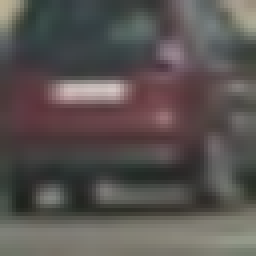
#> input picture dataset/vehicles/GTI_Far/image0139.png, 64 x 64 px (shown 4 times larger); its folder holds only this picture in this run
$ jupyter execute --allow-errors Classifier.ipynb
#> lines starting #> are read from the running program, lines starting #| are printed output that depends on the picture
[cell 1]
import numpy as np
import matplotlib.pyplot as plt
import matplotlib.image as mpimg
from skimage.feature import hog
import glob
import cv2
import pdb
import sklearn
from sklearn.utils import shuffle
from sklearn.cross_validation import train_test_split
from sklearn.svm import LinearSVC
from sklearn import svm, grid_search, datasets
from sklearn.model_selection import GridSearchCV
from sklearn.preprocessing import StandardScaler
import time

[cell 2]
#Load data function used combination data from GTI and KITTI
def loadData():
    images=glob.glob('./dataset/vehicles/GTI_Far/image*.png')
    train_car=[]
    train_not_car=[]
#     all data was read using cv2.imread() to avoid diffrent imge format

    for fname in images:
        img=cv2.imread(fname)
        img=cv2.cvtColor(img,cv2.COLOR_BGR2RGB)
        train_car.append(img)

    images=glob.glob('./dataset/vehicles/GTI_Left/image*.png')
    for fname in images:
        img=cv2.imread(fname)
        img=cv2.cvtColor(img,cv2.COLOR_BGR2RGB)
        train_car.append(img)

    images=glob.glob('./dataset/vehicles/GTI_Right/image*.png')

    for fname in images:
        img=cv2.imread(fname)
        img=cv2.cvtColor(img,cv2.COLOR_BGR2RGB)
        train_car.append(img)


    images=glob.glob('./dataset/vehicles/MiddleClose/image*.png')
    for fname in images:
        img=cv2.imread(fname)
        img=cv2.cvtColor(img,cv2.COLOR_BGR2RGB)
        train_car.append(img)


    images=glob.glob('./dataset/vehicles/KITTI_extracted/*.png')
    for fname in images:
        img=cv2.imread(fname)
        img=cv2.cvtColor(img,cv2.COLOR_BGR2RGB)
        train_car.append(img)


    images=glob.glob('./dataset/non-vehicles/GTI/image*.png')
    for fname in images:
        img=cv2.imread(fname)
        img=cv2.cvtColor(img,cv2.COLOR_BGR2RGB)
        train_not_car.append(img)


    images=glob.glob('./dataset/non-vehicles/Extras/extra*.png')
    for fname in images:
        img=cv2.imread(fname)
        img=cv2.cvtColor(img,cv2.COLOR_BGR2RGB)
        train_not_car.append(img)


    return (train_car,train_not_car)

[cell 3]
from mpl_toolkits.mplot3d import Axes3D
# this function to draw color space in 3D
def plot3d(pixels, colors_rgb,
        axis_labels=list("RGB"), axis_limits=[(0, 255), (0, 255), (0, 255)]):
    """Plot pixels in 3D."""

    # Create figure and 3D axes
    fig = plt.figure(figsize=(8, 8))
    ax = Axes3D(fig)

    # Set axis limits
    ax.set_xlim(*axis_limits[0])
    ax.set_ylim(*axis_limits[1])
    ax.set_zlim(*axis_limits[2])

    # Set axis labels and sizes
    ax.tick_params(axis='both', which='major', labelsize=14, pad=8)
    ax.set_xlabel(axis_labels[0], fontsize=16, labelpad=16)
    ax.set_ylabel(axis_labels[1], fontsize=16, labelpad=16)
    ax.set_zlabel(axis_labels[2], fontsize=16, labelpad=16)

    # Plot pixel values with colors given in colors_rgb
    ax.scatter(
        pixels[:, :, 0].ravel(),
        pixels[:, :, 1].ravel(),
        pixels[:, :, 2].ravel(),
        c=colors_rgb.reshape((-1, 3)), edgecolors='none')

    return ax  # return Axes3D object for further manipulatio

[cell 4]
def bin_spatial(img, size=(32,32)):
    # binning spatial feature with size (16X16) to reduce computation
    color1 = cv2.resize(img[:,:,0], size).ravel()
    color2 = cv2.resize(img[:,:,1], size).ravel()
    color3 = cv2.resize(img[:,:,2], size).ravel()

    return np.hstack((color1, color2, color3))

[cell 5]
def HistofClolor(img,nbins=32, bins_range=(0, 255)):
#     Color feature histogram
#     hist_features=[]
    yhist=np.histogram(img[:,:,0], bins=32, range=(0, 255))
    crhist=np.histogram(img[:,:,1], bins=32, range=(0, 255))
    cbhist=np.histogram(img[:,:,2], bins=32, range=(0, 255))
    hist_features= np.concatenate((yhist[0], crhist[0], cbhist[0])) #concatinate color features
    return hist_features

[cell 6]
def get_hog_features(img_channel, orient, pix_per_cell, cell_per_block, vis=False, feature_vec=False,ch=3):

#     extracting Hog feature from gray scal image (for single channel) to reduce computation
# the commetted lines for extracting Hog for 3 three channels
    features_data = []
    if  ch==3:
#         img=cv2.cvtColor(imgo,cv2.COLOR_RGB2GRAY)  #conver to gray
        ch_0=imgo[:,:,0]
        ch_1=imgo[:,:,1]
        ch_2=imgo[:,:,2]

#         plt.imshow(img)
#         plt.show()

        # Use skimage.hog() to get both features and a visualization
        features_0 = hog(ch_0, orientations=orient,
                                  pixels_per_cell=(pix_per_cell, pix_per_cell)
                                  , cells_per_block=(cell_per_block, cell_per_block),
                                  visualise=vis, feature_vector=feature_vec)
# [4 lines of commented-out code are left out]


        features_1 = hog(ch_1, orientations=orient,
                                  pixels_per_cell=(pix_per_cell, pix_per_cell)
                                  , cells_per_block=(cell_per_block, cell_per_block),
                                  visualise=vis, feature_vector=feature_vec)
#         plt.imshow(imagehog)
#         plt.show()
# #

        features_2 = hog(ch_2, orientations=orient,
                                  pixels_per_cell=(pix_per_cell, pix_per_cell)
                                  , cells_per_block=(cell_per_block, cell_per_block),
                                  visualise=vis, feature_vector=feature_vec)
# [6 lines of commented-out code are left out]
        features_data.append(features_0)
        features_data.append(features_1)
        features_data.append(features_2)


#         features_data.append(np.hstack((features_0,features_1,features_2)))
#         features_data = np.ravel(features_data)
#         features_data.append(features_0)  # appending Hog features


        return features_data


    else:

        features_0= hog(img_channel, orientations=orient,
                                  pixels_per_cell=(pix_per_cell, pix_per_cell)
                                  , cells_per_block=(cell_per_block, cell_per_block),
                                  visualise=vis, feature_vector=feature_vec)


        # Use skimage.hog() to get features only

        return features_0

[cell 7]
def extractFeature(data, spatial_size,hist_bins,orient,pix_per_cell,cell_per_block,hog_ch):


    file_features=[]  # concatinated features per image

    features=[]   # all features data
    feature_hog=[]  #Hog features
#     HSV_data=[]
    count=0
    for i in data:
#         plt.imshow(i)
#         plt.show()


        img_YCrCb = cv2.cvtColor(i, cv2.COLOR_RGB2YCrCb)  #convert image to YCrCb


 #         pdb.set_trace()
        spatial_features=bin_spatial(img_YCrCb, size=spatial_size)  #extract spatial features
#         pdb.set_trace()
        hist_features=HistofClolor(img_YCrCb,nbins=hist_bins, bins_range=(0, 255))  #extract histogram features
        if hog_ch==3:

            feature_hog0, feature_hog1, feature_hog2=get_hog_features(img_YCrCb, orient,                             #extract Hog features
                            pix_per_cell, cell_per_block,
                            vis=False, feature_vec=False,ch=hog_ch)
        else:
            gray=cv2.cvtColor(i,cv2.COLOR_RGB2GRAY)
            feature_hog=get_hog_features(gray, orient,                             #extract Hog features
                            pix_per_cell, cell_per_block,
                            vis=False, feature_vec=False,ch=hog_ch)


        feature_hog=np.reshape(feature_hog,-1)             #reshape Hog features
#         print(spatial_features.shape)
#         print(feature_hog.shape)
#         print(hist_features.shape)
        file_features=np.concatenate((spatial_features,
                                      hist_features,feature_hog),0)  #concatenate features image


        features.append(file_features)  #append features image
        count+=1


    return features

[cell 8]
def featuresCalc(car, not_car,spatial_size,hist_bins,orient,pix_per_cell,cell_per_block,hog_ch):

    car_features=extractFeature( car,spatial_size,hist_bins,orient,pix_per_cell,cell_per_block,hog_ch)
        #pdb.set_trace()
    not_car_features=extractFeature(not_car,spatial_size,hist_bins,orient,pix_per_cell,cell_per_block,hog_ch)

    return car_features,not_car_features

[cell 9]
def trainClf(features_c,features_nc,spatial_size,hist_bins,orient,pix_per_cell,cell_per_block,hog_ch):


    # Create an array stack, NOTE: StandardScaler() expects np.float64

    X = np.vstack((features_c, features_nc)).astype(np.float64)  # stack features

    from sklearn.preprocessing import  StandardScaler
    # Fit a per-column scaler
    X_scaler = StandardScaler(copy = False).fit(X)
    # Apply the scaler to X
    scaled_X = X_scaler.transform(X)    #Normalise data
    spatial=32
    histbin=32
    y = np.hstack((np.ones(len(features_c)), np.zeros(len(features_nc))))   #create lable array
    rand_state = np.random.randint(0, 1000)
    X_train, X_test, y_train, y_test = train_test_split(                           #split data to train and test 40%
        scaled_X, y, test_size=0.3, random_state=rand_state)
    X_train, y_train = shuffle(X_train, y_train)

    print('Using spatial binning of:',spatial,
        'and', histbin,'histogram bins')
    print('Feature vector length:', len(X_train[0]))

    parameters = {'kernel':['linear'], 'C':[.001]}
    # [9 lines of commented-out code are left out]
    svc = LinearSVC(C=.001,dual=False)     #create classifier
    # Check the training time for the SVC
    t=time.time()
    svc.fit(X_train, y_train)     #fit train data
    t2 = time.time()
    print(round(t2-t, 2), 'Seconds to train SVC...')
    # Check the score of the SVC
    print('Test Accuracy of SVC = ', round(svc.score(X_test, y_test), 4))  #predict test data
    # Check the prediction time for a single sample
    t=time.time()
    n_predict = len(X_test)
    # print('My SVC predicts: ', svc.predict(X_test[0:n_predict]))
    # print('For these',n_predict, 'labels: ', y_test[0:n_predict])
    t2 = time.time()
    print(round(t2-t, 5), 'Seconds to predict', n_predict,'labels with SVC')

    import pickle
    # now you can save it to a file

    pickle_file = 'clf.pkl'
    print('Saving data to pickle file...')
    with open(pickle_file, 'wb') as f:
        pickle.dump(
            {
                'svc':svc,
                'X_scaler': X_scaler,
                'spatial_size': spatial_size,
                'hist_bins': hist_bins,
                'orient': orient,
                'pix_per_cell': pix_per_cell,
                'cell_per_block': cell_per_block,
                'hog_channel': hog_ch,
            },

             f, pickle.HIGHEST_PROTOCOL)

[cell 10]
def processData():

    #     Features parameter

    spatial_size=(32,32)  #spatial binned size
    hist_bins=32
    orient = 9
    pix_per_cell = 8
    cell_per_block = 2
    hog_ch = 1


    car_, not_car_=loadData()
#> in loadData, img is the input picture: shape (64, 64, 3); mean B, G, R 81.1, 83.3, 89.2
#> car_ = 1 item; not_car_ = []

    carfeatures, notcar_features=featuresCalc(car_,not_car_,spatial_size,hist_bins,orient,pix_per_cell
                                              ,cell_per_block, hog_ch)
#> the loop in extractFeature, `for i in data:` made 1 pass
#> count on pass 1: 1
#> pass 1, in extractFeature, `gray=cv2.cvtColor(i,cv2.COLOR_RGB2GRAY)`:
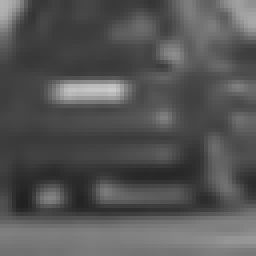
#> gray: shape (64, 64) (shown 4 times larger); min 33, max 203, mean 84.9
#> after the loop in extractFeature, `for i in data:`: count = 1; features = 1 item
#> in featuresCalc, `not_car_features=extractFeature(not_car,spatial_size,hist_bins,orient,..`: not_car_features = []
#> carfeatures = 1 item; notcar_features = []
#     trainClf(carfeatures,notcar_features,spatial_size,hist_bins,orient,pix_per_cell,cell_per_block,hog_ch)
    return  carfeatures, notcar_features,spatial_size,hist_bins,orient,pix_per_cell,cell_per_block,hog_ch

[cell 11]
carfeatures,notcar_features,spatial_size,hist_bins,orient,pix_per_cell,cell_per_block,hog_ch=processData()
#> carfeatures = 1 item; notcar_features = []; spatial_size = (32, 32); hist_bins = 32; orient = 9; pix_per_cell = 8; cell_per_block = 2; hog_ch = 1

#> (a cell that did not finish here is left out)


$ run again, on dataset/vehicles/GTI_Far/image0211.png
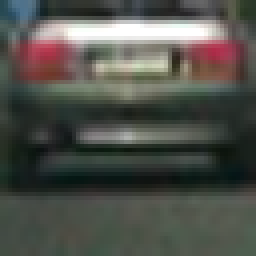
#> input picture dataset/vehicles/GTI_Far/image0211.png, 64 x 64 px (shown 4 times larger)
#> in loadData, img is the input picture: shape (64, 64, 3); mean B, G, R 75.2, 81.5, 80.2
#> car_ = 1 item; not_car_ = []
#> the loop in extractFeature, `for i in data:` made 1 pass
#> count on pass 1: 1
#> pass 1, in extractFeature, `gray=cv2.cvtColor(i,cv2.COLOR_RGB2GRAY)`:
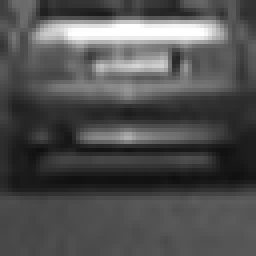
#> gray: shape (64, 64) (shown 4 times larger); min 15, max 255, mean 80.4
#> after the loop in extractFeature, `for i in data:`: count = 1; features = 1 item
#> not_car_features = []
#> in processData, `carfeatures, notcar_features=featuresCalc(car_,not_car_,spatial_size,h..`: carfeatures = 1 item; notcar_features = []
#> `carfeatures,notcar_features,spatial_size,hist_bins,orient,pix_per_cell..`: carfeatures = 1 item; notcar_features = []; spatial_size = (32, 32); hist_bins = 32; orient = 9; pix_per_cell = 8; cell_per_block = 2; hog_ch = 1

$ run again, on dataset/vehicles/GTI_Far/image0282.png
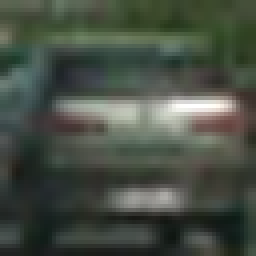
#> input picture dataset/vehicles/GTI_Far/image0282.png, 64 x 64 px (shown 4 times larger)
#> in loadData, img is the input picture: shape (64, 64, 3); mean B, G, R 68.3, 79, 71.4
#> car_ = 1 item; not_car_ = []
#> the loop in extractFeature, `for i in data:` made 1 pass
#> count on pass 1: 1
#> pass 1, in extractFeature, `gray=cv2.cvtColor(i,cv2.COLOR_RGB2GRAY)`:
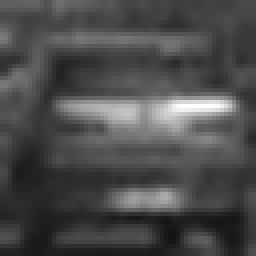
#> gray: shape (64, 64) (shown 4 times larger); min 19, max 255, mean 75.5
#> after the loop in extractFeature, `for i in data:`: count = 1; features = 1 item
#> not_car_features = []
#> in processData, `carfeatures, notcar_features=featuresCalc(car_,not_car_,spatial_size,h..`: carfeatures = 1 item; notcar_features = []
#> `carfeatures,notcar_features,spatial_size,hist_bins,orient,pix_per_cell..`: carfeatures = 1 item; notcar_features = []; spatial_size = (32, 32); hist_bins = 32; orient = 9; pix_per_cell = 8; cell_per_block = 2; hog_ch = 1
